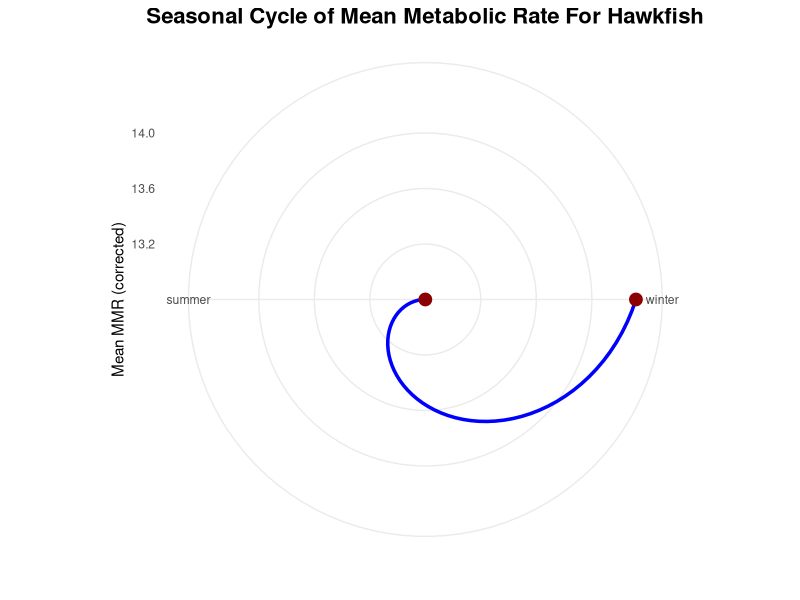
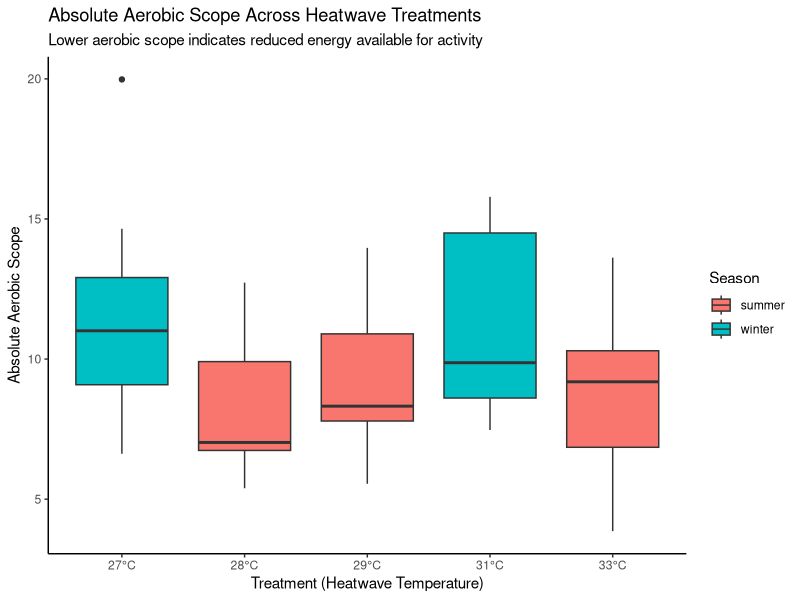
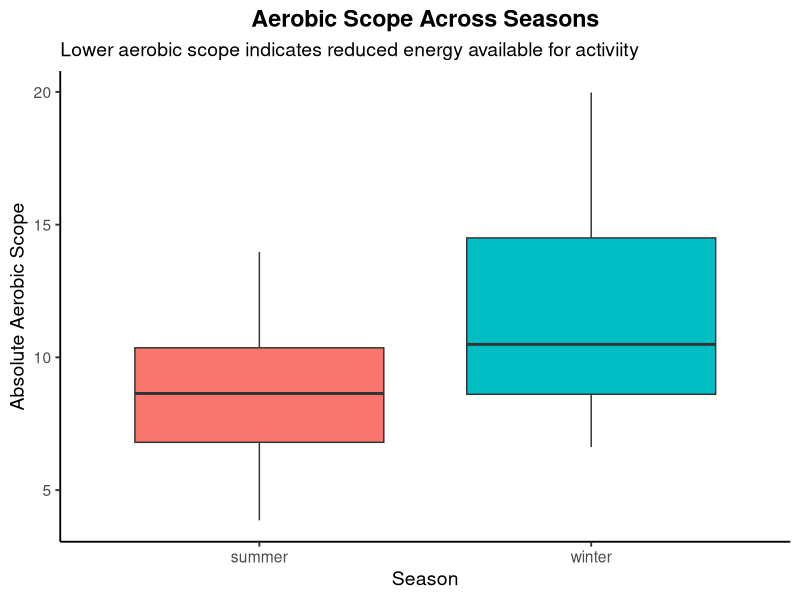
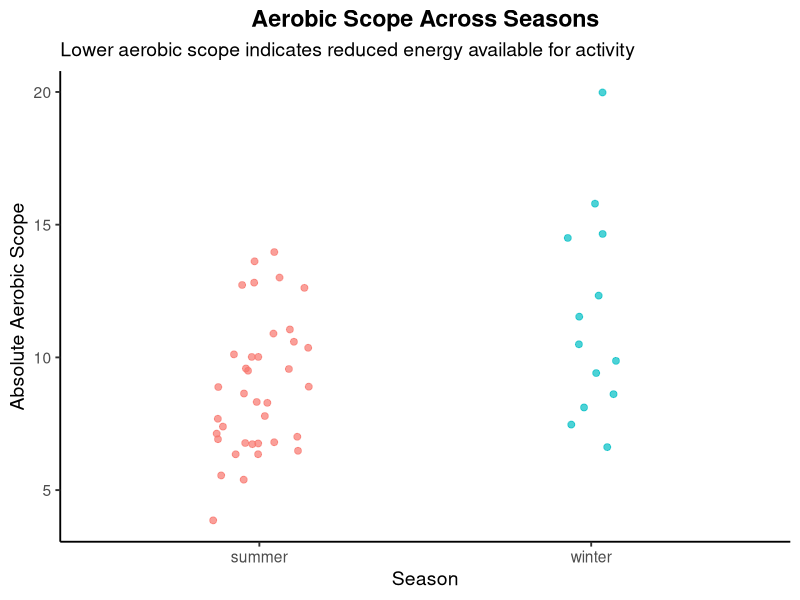
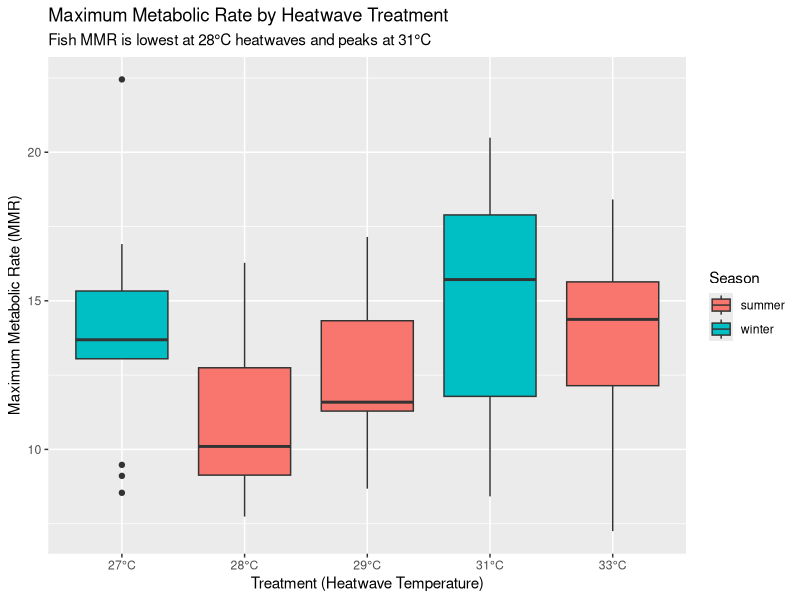
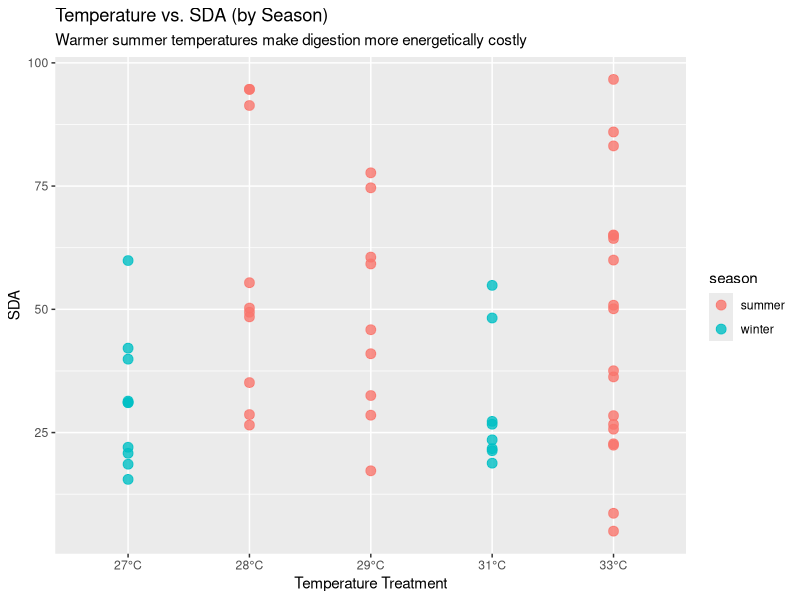
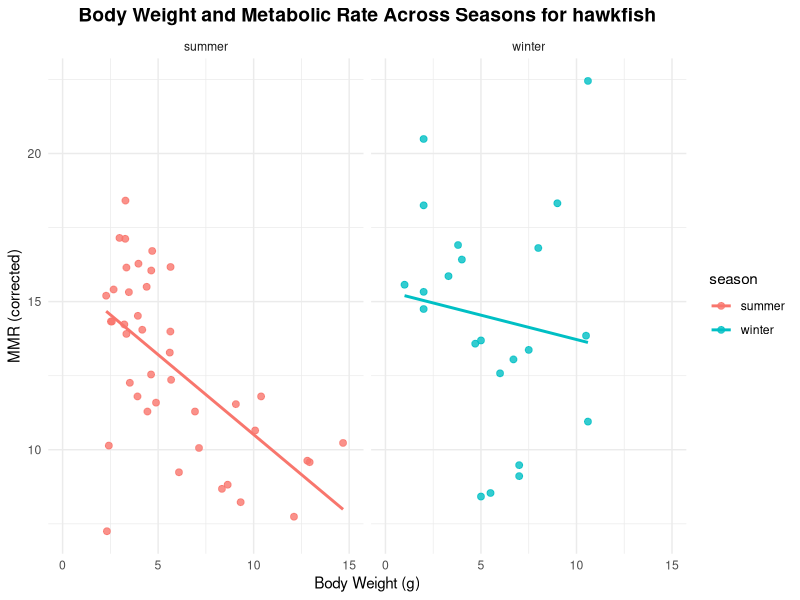
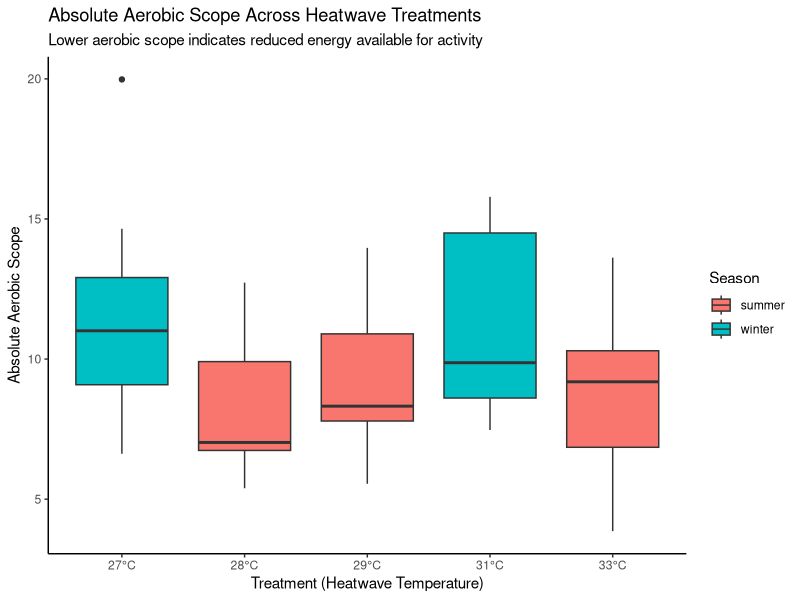

Write the R code that produced these figures, in order.
## ---- chunk 1
library(tidyverse)
library(broom)
library(viridisLite)
library(ggplot2)
## ---- chunk 2
heatwaves_coral_fish <- read_csv("../data/VanWert_etal_2023_hawkfish.csv")
glimpse(heatwaves_coral_fish)
## ---- chunk 3
heatwaves_coral_fish_clean <- heatwaves_coral_fish |>
  rename(wet_mass = bw_g,
         total_length = tl_cm,
         standard_length = sl_cm,
         max_metabolic_rate = mmr_corrected,
         standard_metabolic_rate = smr_low10_all,
         absolute_aerobic_scope = aas_corrected,
         factorial_aerobic_scope = fas,
         SDA_coeff = sda_coeff,
         temp_of_arrhythmia = tarr,
         peak_max_heart_rate = fhmax_peak,
         temp_at_max_heart_rate = tpeak)
## ---- chunk 4

heatwave_vs_mmr <- heatwaves_coral_fish_clean |>
  filter(treatment_new != "wild") |>
  ggplot(aes(x = treatment_new, y = max_metabolic_rate, fill = season)) +
  geom_boxplot() +
  scale_x_discrete(labels = function(x) paste0(x, "°C")) +
  labs(
    title = "Maximum Metabolic Rate by Heatwave Treatment",
    subtitle = "Fish MMR is lowest at 28°C heatwaves and peaks at 31°C",
    x = "Treatment (Heatwave Temperature)",
    y = "Maximum Metabolic Rate (MMR)",
    fill = "Season"
  )

# Save the plot
ggsave("fig_mmr_vs_heatwave_boxplot.png", heatwave_vs_mmr, width = 7, height = 5)

## ---- chunk 5

temp_energy_season <- heatwaves_coral_fish_clean |>
  filter(treatment_new != "wild") |>
  ggplot(aes(x = treatment_new, y = SDA_integrated, color = season)) +
  geom_point(alpha = 0.8, size = 3) +
  scale_x_discrete(labels = function(x) ifelse(x == "wild", "wild", paste0(x, "°C"))) +
  labs(
    title = "Temperature vs. SDA (by Season)",
    subtitle = "Warmer summer temperatures make digestion more energetically costly",
    x = "Temperature Treatment",
    y = "SDA"
  )

# Save the plot
ggsave("fig_temp_energy_season_scatterplot.png", temp_energy_season, width = 7, height = 5)
## ---- chunk 6

df <- read.csv("../data/VanWert_etal_2023_hawkfish.csv")
seasonal_cycle <- df$season <- factor(df$season, 
                    levels = c("winter", "spring", "summer", "fall"))


season_means <- df |>
  group_by(season) |>
  summarise(mean_mmr = mean(mmr_corrected, na.rm = TRUE))


ggplot(season_means, aes(x = season, y = mean_mmr, group = 1)) +
  geom_line(size = 1.2, color = "blue") +
  geom_point(size = 4, color = "darkred") +
  coord_polar() +
  theme_minimal() +
  labs(
    title = "Seasonal Cycle of Mean Metabolic Rate For Hawkfish",
    x = "",
    y = "Mean MMR (corrected)"
  ) +
  theme(
    plot.title = element_text(size = 16, face = "bold", hjust = 0.5)
   
  )

#save plot
ggsave("fig_polar_plot_metabolic_rate_per_season.png", seasonal_cycle, width = 7, height = 5)


## ---- chunk 7

energy_weight_season <- heatwaves_coral_fish_clean |>
  ggplot(aes(x = wet_mass, y = max_metabolic_rate, color = season)) +
  geom_point(alpha = 0.8, size = 2) +
  geom_smooth(method = "lm", se = FALSE) +
  facet_wrap(~ season, nrow = 1) +
  xlim(0,15)+
  theme_minimal() +
  labs(
    title = "Body Weight and Metabolic Rate Across Seasons for hawkfish",
    x = "Body Weight (g)",
    y = "MMR (corrected)"
  ) +
  theme(
    plot.title = element_text(size = 14, face = "bold", hjust = 0.5)

  )
#save plot 
ggsave("fig_body_weight_and_metabolic_rate_lineplot.png", energy_weight_season, width = 8, height = 5)

## ---- chunk 8

aerobic_scope_treatment <- heatwaves_coral_fish_clean |>
  filter(treatment_new != "wild") |>
  mutate(treatment_new = factor(treatment_new,
                                levels = c("27", "28", "29", "31", "33"))) |>
  ggplot(aes(x = treatment_new,
             y = absolute_aerobic_scope,
             fill = season)) +
  geom_boxplot(position = position_dodge(width = 0.8)) +
  scale_x_discrete(labels = function(x) paste0(x, "°C")) +
  labs(
    title = "Absolute Aerobic Scope Across Heatwave Treatments",
    subtitle = "Lower aerobic scope indicates reduced energy available for activity",
    x = "Treatment (Heatwave Temperature)",
    y = "Absolute Aerobic Scope",
    fill = "Season"
  ) +
  theme_classic()

aerobic_scope_treatment
# Save the plot
ggsave("fig_aerobic_vs_heatwave_boxplot.png", aerobic_scope_treatment, width = 7, height = 5)

## ---- chunk 9
heatwaves_coral_fish_clean |>
  ggplot(aes(x = season, y = absolute_aerobic_scope, fill = season)) +
  geom_boxplot() +
  labs(
    title = "Aerobic Scope Across Seasons",
    subtitle = "Lower aerobic scope indicates reduced energy available for activiity",
    x = "Season",
    y = "Absolute Aerobic Scope"
  ) +
  theme_classic(base_size = 14) +
  theme(
    legend.position = "none",
    plot.title = element_text(face = "bold", hjust = 0.5)
  )

heatwaves_coral_fish_clean |>
  ggplot(aes(x = season, y = absolute_aerobic_scope, color = season)) +
  geom_jitter(width = 0.15, size = 2, alpha = 0.7) +
  labs(
    title = "Aerobic Scope Across Seasons",
    subtitle = "Lower aerobic scope indicates reduced energy available for activity",
    x = "Season",
    y = "Absolute Aerobic Scope"
  ) +
  theme_classic(base_size = 14) +
  theme(
    legend.position = "none",
    plot.title = element_text(face = "bold", hjust = 0.5)
  )
## ---- chunk 10

## ---- chunk 11
